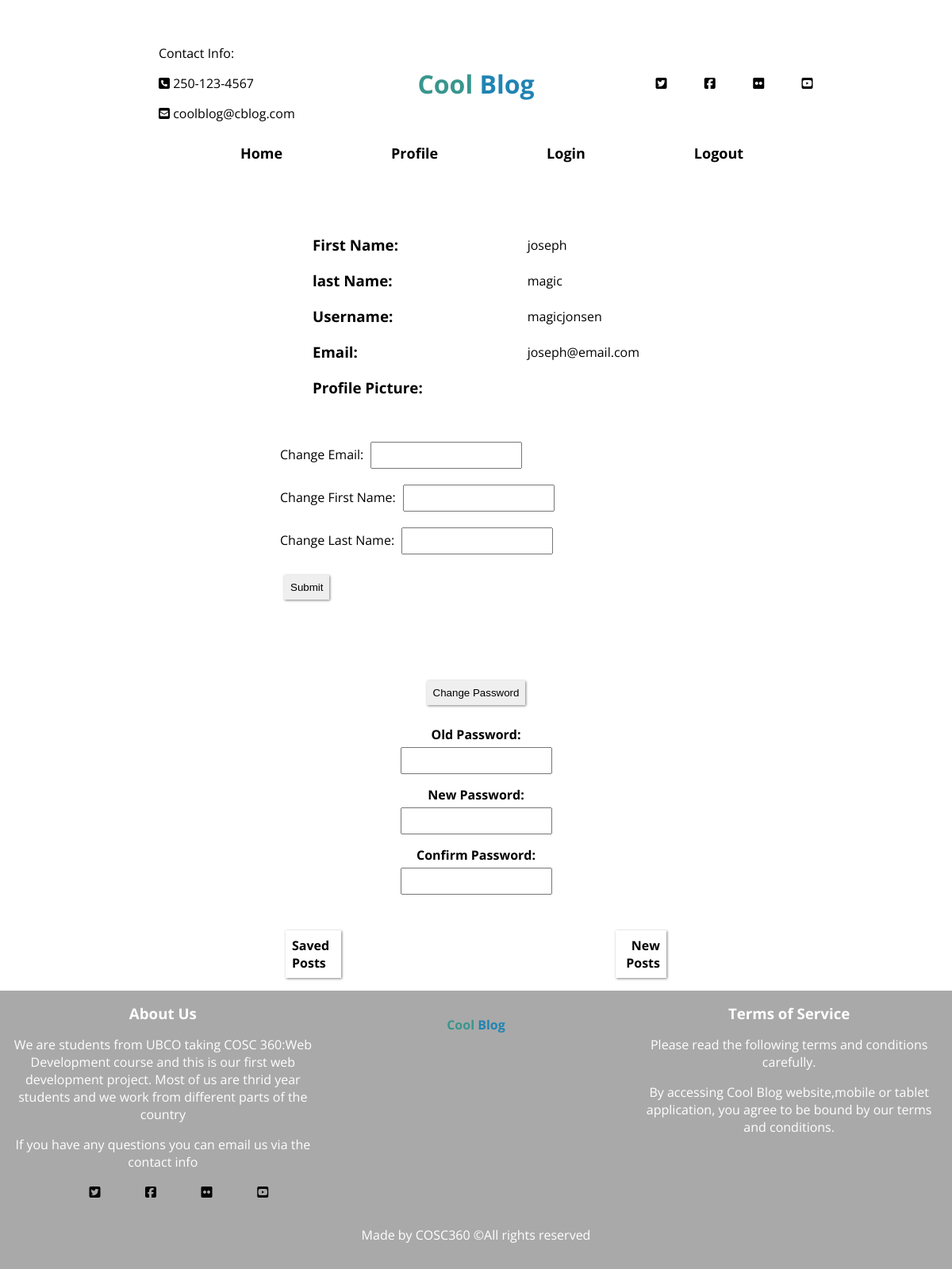
The page /PHP/profile.php (signed in) on the database its author committed.
### tables this page shows
CREATE TABLE `users` (
  `username` varchar(255) NOT NULL,
  `firstName` varchar(255) NOT NULL,
  `lastName` varchar(255) NOT NULL,
  `email` varchar(255) NOT NULL,
  `password` varchar(255) NOT NULL,
  `admin` boolean NOT NULL,
  `pfp` varchar(255)
);

### PHP/profile.php (the view, shortened to what this page needs)
<!DOCTYPE html>
<?php
$host = "localhost";
$database = "cosc360_project";
$user = "webuser";
$password = "P@ssw0rd";
$connection = mysqli_connect($host, $user, $password, $database);
$error = mysqli_connect_error();
$uname = $_COOKIE["user"];
$fname = null;
$lname = null;
$email = null;
$img= null;
if($error != null)
{
    $output = "<p>Unable to connect to database!</p>";
    exit($output);
}
else
{
    $sql = "SELECT * FROM users WHERE username='$uname';";
    $results = mysqli_query($connection, $sql);
    if(mysqli_num_rows($results)!=0){
        while ($row = mysqli_fetch_assoc($results)) {
             $fname= $row['firstName'] ;
            $lname= $row['lastName'];
            $email= $row['email'];
            $img= $row['pfp'];
         }
    }
    else {
        $fname= "na" ;
        $lname= "na";
        $email= "na";
    }
}
?>
<html lang="eng">
  <head>
    <link rel="stylesheet" href="../css/profile.css"/>
    <link rel="stylesheet" href="../css/main.css"/>
</head>
<header>
    <div class="container full-width">
        <div class="flexbox align-items-center justify-content-between">
            <div class="contact-info">
                <ul class="justify-content-evenly">
                    <li><p>Contact Info:</p></li>
                    <li><a><i class="fas fa-phone-square"></i> 250-123-4567</a></li>
                    <li><a><i class="fas fa-envelope-square"></i> coolblog@cblog.com</a></li>
                </ul>
            </div>
            <div class="page-name">
                <a class="title" href="../Main.php">Cool<span> Blog</span></a>
            </div>
            <div class="sns">
                <ul class="flexbox justify-content-evenly">
                    <li><a><i class="fab fa-twitter-square"></i></a></li>
                    <li><a><i class="fab fa-facebook-square"></i></a></li>
                    <li><a><i class="fab fa-flickr"></i></a></li>
                    <li><a><i class="fab fa-youtube-square"></i></a></li>
                </ul>
            </div>
        </div>
        <nav>
            <ul class="flexbox justify-content-center justify-content-evenly">
                <li class="nav-title"><a href="../main.php">Home</a></li>
                <li class="nav-title"><a href="profile.php">Profile</a></li>
                <li class="nav-title" id="login-btn" style="cursor: pointer;">Login</li>
                <li class="nav-title"><a href="logout.php">Logout</a></li>
            </ul>
        </nav>
    </div>
</header>
<body>
  <section>
    <div class="profile-container">
      <table >
          <tbody>
                <tr>
                    <td><h3> First Name:</td>
                    <td><?php echo $fname ?></td>
                </tr>
                <tr>
                    <td><h3>last Name:</td>
                    <td><?php echo $lname ?></td>
                </tr>
                <tr>
                    <td><h3>Username:</td>
                    <td><?php echo $uname ?></td>
                </tr>
                <tr>
                    <td><h3>Email:</td>
                    <td><?php echo $email ?></td>
                </tr>
                <tr>
                    <td><h3>Profile Picture:</td>
                    <td><img src="<?php echo $img ?>" style="width:200px;border-radius:50%"/></td>
                </tr>
            </tbody>
        </table>
        <div class="change-password-form">
            <form method="POST" action="changename.php">
                <div class="input-box">
                    <label>Change Email:</label>
                    <input type="text" name="newemail">
                </div>
                <div class="input-box">
                    <label>Change First Name:</label>
                    <input type="text" name="newfirstname">
                </div>
                <div class="input-box">
                    <label>Change Last Name:</label>
                    <input type="text" name="newlastname">
                    <p><input class="button" type="submit" value="Submit"></p>
                </div>
            </form>
        </div>
        <div class="change-password-form" style="clear:left">
            <form  method="POST" action="changepassword.php" id="form">
                <p style="text-align:center"><input type="submit" value="Change Password" class="button"></p>
                <div class="input-box">
                    <label style="display:block; text-align:center;" for="oldpassword"><b>Old Password:</b></label>
                    <input type="password" name="oldpassword" id="oldpassword" class="required">
                </div><br>
                <div class="input-box">
                    <label style="display:block; text-align:center;" for="newpassword"><b>New Password:</b></label>
                    <input type="password" name="newpassword" id="password" class="required">
                </div>
                <div class="input-box" style="clear:left">
                    <label style="display:block; text-align:center;" for="confirmpassword"><b>Confirm Password:</b></label>
                    <input type="password" name="comfirmpassword" id="confirmpassword" class="required">
                </div>
            </form>
        </div>
        <div id="posts-btns" class="saved-posts-container" >
            <span id="Sposts" style="margin-right:72%" class="button span"><b>Saved Posts</b></span>
            <span id="new-post" style="text-align:right" class="button span"><b>New Posts</b></span>
        </div>
    </div>
  </section>
</body>
<footer class="bgDark colorWhite" style="margin:0">
    <div class="containeasdsadar" style="margin:0;">
        <div class="g-3-col">
            <div class="about-us text-align-center">
                <h3>About Us</h3>
                <p>We are students from UBCO taking COSC 360:Web Development course and this is our first web development project. Most of us are thrid year students and we work from different parts of the country</p>
                <p>If you have any questions you can email us via the contact info</p>
                <div class="sns">
                    <ul class="flexbox justify-content-evenly">
                        <li><a><i class="fab fa-twitter-square"></i></a></li>
                        <li><a><i class="fab fa-facebook-square"></i></a></li>
                        <li><a><i class="fab fa-flickr"></i></a></li>
                        <li><a><i class="fab fa-youtube-square"></i></a></li>
                    </ul>
                </div>
            </div>
            <div class="tags text-align-center">
            <div class="title-container">
                    <a class="title" href="../Main.php">Cool<span> Blog</span></a>
                </div>
            </div>
            <div class="tos text-align-center">
                <h3>Terms of Service</h3>
                <p>Please read the following terms and conditions carefully.</p>
                <p>By accessing Cool Blog website,mobile or tablet application, you agree to be bound by our terms and conditions.</p>
            </div>
        </div>
        <div class="copyright text-align-center">
            <p>Made by COSC360 &copy;All rights reserved</p>
        </div>
    </div>
</footer>
</html>

### css/profile.css (style rules this page uses)
header { display: flex; justify-content: center; margin: auto; }
body { margin:0; }
td { margin:15px; padding:10px; }
tbody { width:60%; margin:1em 50%; margin:0; }
table { display: flex; justify-content: center; align-items: space-between; margin:1em auto; width:60%; text-align: center; border-collapse: collapse; }
table tr, table td { width:90%; margin: auto; text-align: left; }
.saved-posts-container { margin: 10px 30%; display: flex; justify-self: space-between; }
.input-box { margin: 5px 5px; width: fit-content; max-width: fit-content; }
.change-password-form { display: flex; justify-content: center; align-items: space-between; margin:auto; margin-bottom: 15px; width: 60%; padding-top:15px; padding-bottom: 15px; }
.profile-container { display:flexbox; justify-content: center; align-items:space-between ; margin:auto; margin-bottom: 1em; }
.input-box { overflow: auto; margin: 5px 5px; width: fit-content; max-width: fit-content; float:left; }
form { margin: 5px 15%; }

### css/main.css (style rules this page uses)
.button { outline:none; box-shadow: 1px 1px 3px grey; border:0; padding:8px; width:fit-content; height: fit-content; }
body { font-family: 'Open Sans', sans-serif; margin:0; }
.bgDark { background-color: darkgray; }
.colorWhite { color:white }
input { padding:5px; height: 20px; margin:5px; }
.container { margin: 0 2%; padding: 2% 10%; }
.full-width { width:100%; }
a { text-decoration: none; color:black; }
ul { list-style: none; }
.flexbox { display:flex; }
.g-3-col { display:grid; grid-template-columns: 1fr 1fr 1fr; grid-column-gap: 1em; }
nav { width: 100%; background-color: white; position: -webkit-sticky; position: sticky; top:0; padding: 0; }
nav ul { height: 60px; padding: 1em auto; margin:auto; vertical-align: middle; }
nav ul li { display: flex; align-items: center; padding-bottom: 15px; }
h1,h2,h3,h4 { margin:0; }
.text-align-center { text-align: center; }
.justify-content-center { justify-content: center; }
.align-items-center { align-items: center; }
.justify-content-between { justify-content: space-between; }
.justify-content-evenly { justify-content: space-evenly; }
.nav-title { font-size: large; font-weight: bold; }
header li { margin: 1em; }
header { padding: 1em 0; }
.title { font-size: 2.0em; font-weight: bold; color: rgb(57, 150, 142); }
.title > span { color: rgb(32, 132, 179); font-weight: none; }
header .contact-info { width:33%; }
header .sns { width:33%; }
header nav { padding: 0; }
footer { padding: 1em; left:0; bottom:0; }
footer .title { font-size: 1em; font-weight: bold; color: rgb(57, 150, 142); }
footer .title > span { color: rgb(32, 132, 179); font-weight: none; }
.title-container { margin-top: 1em; }

### rows shown on the page
users: firstName "joseph", lastName "magic", email "joseph@email.com"

### other values the page prints
$uname "magicjonsen"
